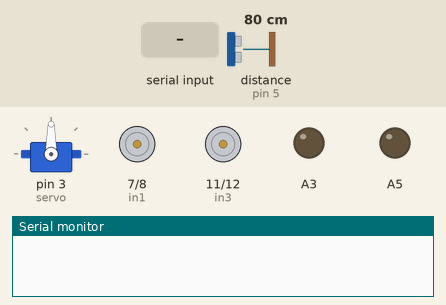
This sketch was run on a simulated Arduino Uno, built with avr-gcc and run on an emulated ATmega328P. Parts: servo, motor-driver pin pairs drawn as motors (green arrow = first pin HIGH = forward, orange = second pin HIGH = backward, longer = more drive, scaled by the enable pin), output pins drawn as LEDs (lit = HIGH), the last lines printed to the serial monitor. The inputs (shaded band) are chosen by the test bench; at power-on: distance to the obstacle (sensor on pin 5) 80 cm. The echo pulse lasts 58.3 µs per cm; pins used as bus, display or sensor lines are not drawn.

Above: at 1.2 s.
1.3 s: "X" received over Serial
At 2.1 s:
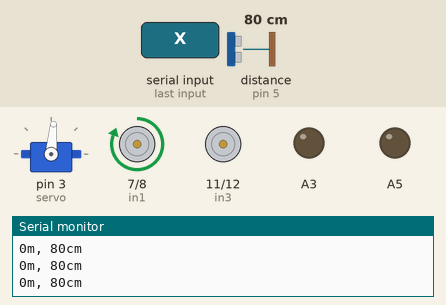
2.9 s: distance to the obstacle (sensor on pin 5) set to 13 cm
5.9 s: distance to the obstacle (sensor on pin 5) set to 10 cm
At 8.8 s:
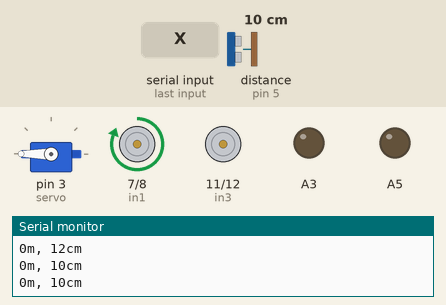
At 42.5 s:
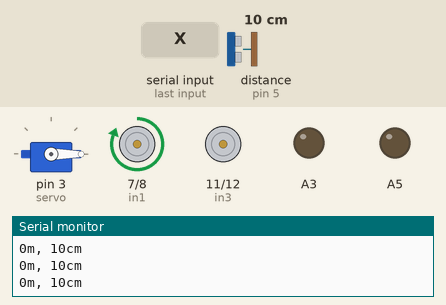
Timing chart, 0 to 42.8 s (numbered marks = the images above; inputs shaded):
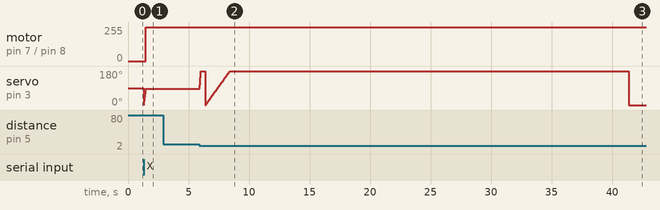

Measured:
- the behaviour switches between 12 and 11 cm on distance to the obstacle (sensor on pin 5) (found by bisection; images 1 and 2)
- after the input at 1.3 s, motor on pin 7 (in1) / pin 8 (in2): stopped → forward 255/255 after 0.19 s
- after the input at 5.9 s, servo on pin 3 (servo): ramps from 0° to 180° and jumps back, once every 35.0 s

The sketch:

RC.ino
```cpp
#include<Servo.h>
Servo servo;

int ena = 9;
int enb = 10;
int in1 = 7;
int in2 = 8;
int in3 = 11;
int in4 = 12;
char val ;
int W,w,V,v,kec;
long duration,cm,meter;
int trig=6;
int echo=5;
int jarak[3];
int avoiding;
int pos=0;

void setup() {
  // put your setup code here, to run once:
  pinMode(ena, OUTPUT);
  pinMode(enb, OUTPUT);
  pinMode(in1, OUTPUT);
  pinMode(in2, OUTPUT);
  pinMode(in3, OUTPUT);
  pinMode(in4, OUTPUT);
  pinMode(A5,OUTPUT);
  pinMode(A3,OUTPUT);
  Serial.begin(9600);
    servo.attach(3);
      pinMode(trig,OUTPUT);
  pinMode(echo,INPUT);
}

void loop() {
  if( Serial.available() > 0 ) {
  val = Serial.read();
  Serial.println(val);
  }
  rc();
  if(avoiding == 1 ){
  avoid();
  }
}

void avoid(){
  for(pos=pos;pos<=85;pos++){
  servo.write(pos);
  delay(2);}

  ultra();
  jarak[2]=cm;

  if(cm>=10){
  lurus();
  }

  if(cm<=10){
  for(pos=pos;pos<=180;pos++){
  servo.write(pos);
  delay(1);}
  ultra();
  jarak[1]=cm;

  for(pos=pos;pos>=15;pos++){
  servo.write(pos);
  delay(1);}
  ultra();
  jarak[3]=cm;
  if(jarak[1]>=jarak[2]||jarak[3]>=jarak[2]){
  if(jarak[1]>jarak[3]){
    kiricepat();
    }
  if(jarak[3]>jarak[1]){
    kanancepat();
    }
  }else{
    mundur();
  }
}
}

void rc(){
  if( val == 'X'){
    avoiding=1;
  }
  if( val == 'x'){
    avoiding=0;
  }
  if( val == 'F' ) {
    lurus();
  }
  if( val == 'B' ) {
    mundur();
  }
  if( val == 'R' ) {
    kanancepat();
  }
  if( val == 'L' ) {

    kiricepat();
  }
  if( val == 'I' ) {
     kananselow();
  }
  if( val == 'G' ) {
     kiriselow();
  }
  if( val == 'H' ) {
     mundurserongkiri();
  }
  if( val == 'J' ) {
     mundurserongkanan();
  }
  if( val == 'S' ) {
     berhenti();
  }
  if( val == 'W' ) {
     analogWrite(A3,255);
  }
  if( val == 'w' ) {
     analogWrite(A3,0);
  }
  if( val == 'V' ) {
     analogWrite(A5,255);
  }
  if( val == 'v' ) {
     analogWrite(A5,0);
  }
  if( val == '1' ) {
     kec=25;
  }
  if( val == '2' ) {
     kec=50;
  }
  if( val == '3' ) {
     kec=75;
  }
  if( val == '4' ) {
     kec=100;
  }
  if( val == '5' ) {
     kec=125;
  }
  if( val == '6' ) {
     kec=150;
  }
  if( val == '7' ) {
     kec=175;
  }
  if( val == '8' ) {
     kec=200;
  }
  if( val == '9' ) {
     kec=225;
  }
  if( val == '10' ) {
     kec=250;
  }
}
void ultra(){
  digitalWrite(trig,LOW);
  delayMicroseconds(5);
  digitalWrite(trig,HIGH);
  delayMicroseconds(10);
  digitalWrite(trig,LOW);

  duration=pulseIn(echo,HIGH);
  cm=(duration/2)/29.1;
  meter=(duration/2)/2910;

  Serial.print(meter);
  Serial.print("m, ");
  Serial.print(cm);
  Serial.println("cm");
}
void lurus(){
  analogWrite(ena, kec-14);
  digitalWrite(in1, HIGH); digitalWrite(in2, LOW);

  analogWrite(enb, kec);
  digitalWrite(in3, HIGH); digitalWrite(in4, LOW);
}

void mundur(){
  analogWrite(ena, kec-50);
  digitalWrite(in1, LOW); digitalWrite(in2, HIGH);

  analogWrite(enb, kec);
  digitalWrite(in3, LOW); digitalWrite(in4, HIGH);
}

void kanancepat(){
  analogWrite(ena, kec-14);
  digitalWrite(in1, HIGH); digitalWrite(in2, LOW);

  analogWrite(enb, kec);
  digitalWrite(in3, LOW); digitalWrite(in4, HIGH);
}

void kiricepat(){
  analogWrite(ena, kec-14);
  digitalWrite(in1, LOW); digitalWrite(in2, HIGH);

  analogWrite(enb, kec);
  digitalWrite(in3, HIGH); digitalWrite(in4, LOW);
}

void kananselow(){
  analogWrite(ena, kec-14);
  digitalWrite(in1, HIGH); digitalWrite(in2, LOW);

  analogWrite(enb, kec/3);
  digitalWrite(in3, HIGH); digitalWrite(in4, LOW);
}

void kiriselow(){
  analogWrite(ena, (kec/3)-14);
  digitalWrite(in1, HIGH); digitalWrite(in2, LOW);

  analogWrite(enb, kec);
  digitalWrite(in3, HIGH); digitalWrite(in4, LOW);
}

void mundurserongkanan(){
  analogWrite(ena, kec-14);
  digitalWrite(in1, LOW); digitalWrite(in2, HIGH);

  analogWrite(enb, kec/3);
  digitalWrite(in3, LOW); digitalWrite(in4, HIGH);
}

void mundurserongkiri(){
  analogWrite(ena, (kec/3)-14);
  digitalWrite(in1, LOW); digitalWrite(in2, HIGH);

  analogWrite(enb, kec);
  digitalWrite(in3, LOW); digitalWrite(in4, HIGH);
}

void berhenti(){
  analogWrite(ena, 0);
  digitalWrite(in1, LOW); digitalWrite(in2, LOW);

  analogWrite(enb, 0);
  digitalWrite(in3, LOW); digitalWrite(in4, LOW);
}

void brake(){
  analogWrite(ena, kec-14);
  digitalWrite(in1, HIGH); digitalWrite(in2, HIGH);

  analogWrite(enb, kec);
  digitalWrite(in3, HIGH); digitalWrite(in4, HIGH);
}
```
